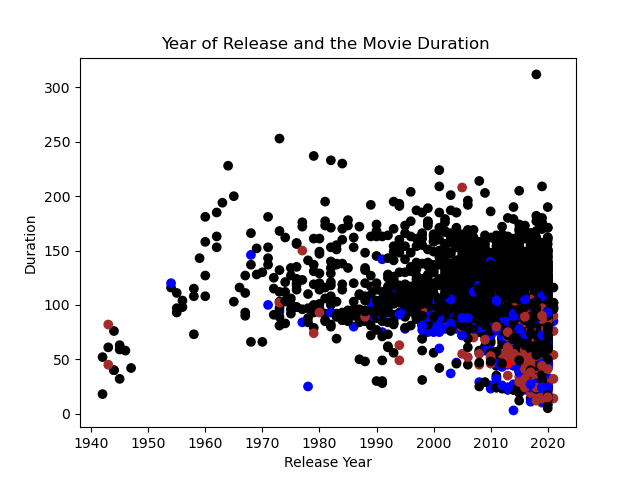

The Python source for this figure:

import pandas as pd 
import matplotlib.pyplot as plt 


netflix_csv = pd.read_csv("/Users/nandhinivijayakumar/Desktop/Github_Projects/Netflix/archive (13)/netflix_data.csv")

netflix_subset = netflix_csv.loc[~(netflix_csv['type']=='TV Show')]
netflix_df = netflix_subset[["genre", "release_year", "duration", "type"]]
#print(netflix_df['genre'].unique())
short_movies = netflix_df.loc[netflix_df["duration"]<60]
colors=[]
print(netflix_df)
for movies in netflix_df.itertuples():
    genre_clr = movies.genre
    if  genre_clr=='Children':
        colors.append('Blue')
    elif genre_clr=='Documentaries':
        colors.append('Brown')
    elif genre_clr=='Anime Features':
        colors.append('Red')
    else:
        colors.append('Black')
    
fig = plt.figure()
plt.scatter(x='release_year',y= 'duration', data = netflix_df, color= colors )
plt.xlabel('Release Year')
plt.ylabel('Duration')
plt.title('Year of Release and the Movie Duration ')
plt.show()
plt.close()

   
    
